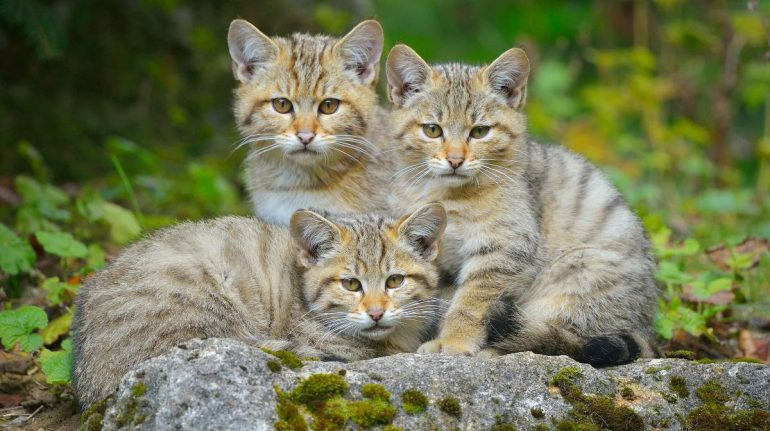
#> input picture 2/images/cats.png, 770 x 431 px
$ jupyter execute 'Práctica2.ipynb'
#> lines starting #> are read from the running program, lines starting #| are printed output that depends on the picture
[cell 1]
# Transformaciones geométricas 2D
import cv2 as cv
import numpy as np

image = cv.imread('images/cats.png')
#> image is the input picture: shape (431, 770, 3); mean B, G, R 85.6, 120, 115.6
size = (image.shape[1], image.shape[0])
#> size = (770, 431)

cv.imshow('Original', image)

# traslación
tx,ty = 100.0, -50.0

T_homogenea = np.float32([[1,0,tx],
                          [0,1,ty],
                          [0,0,1]])

T_afin = T_homogenea[:2, :]

imageT = cv.warpAffine(image, T_afin, size)
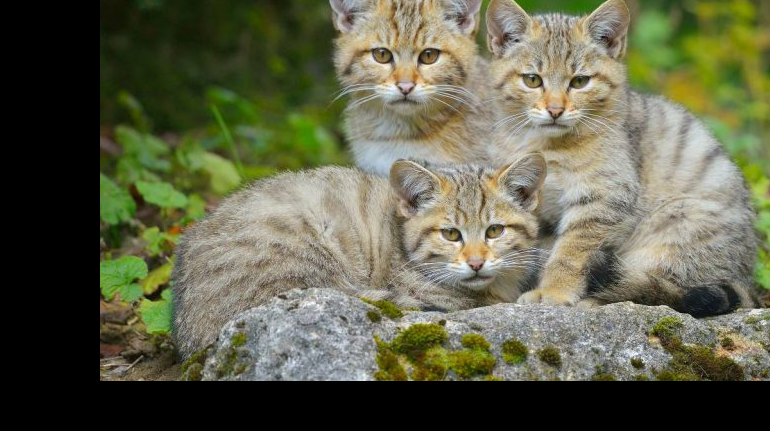
#> imageT: shape (431, 770, 3); mean B, G, R 74.7, 98.2, 96.8

cv.imshow('Traslacion', imageT)

cv.waitKey(0)
cv.destroyAllWindows()

while True:
    key = cv.waitKey(1) & 0xFF
#> (key q is pressed here)
    if key == 27 or key == ord('q'):
        break

# Cierre robusto
cv.destroyWindow('Imagen')
cv.destroyWindow('Info')
cv.waitKey(1)


$ run again, with 2/images/Catedral.png copied over 2/images/cats.png
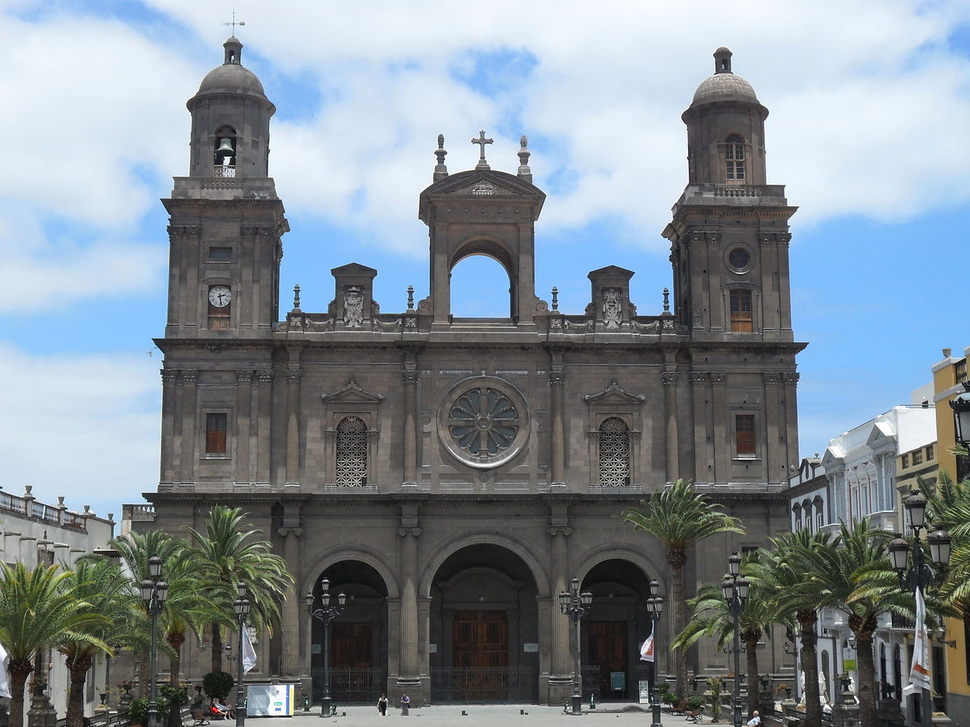
#> input picture 2/images/Catedral.png, 970 x 727 px, shrunk from 1280 x 960 before the run
#> image is the input picture: shape (727, 970, 3); mean B, G, R 146.4, 138.4, 127.6
#> `imageT = cv.warpAffine(image, T_afin, size)`:
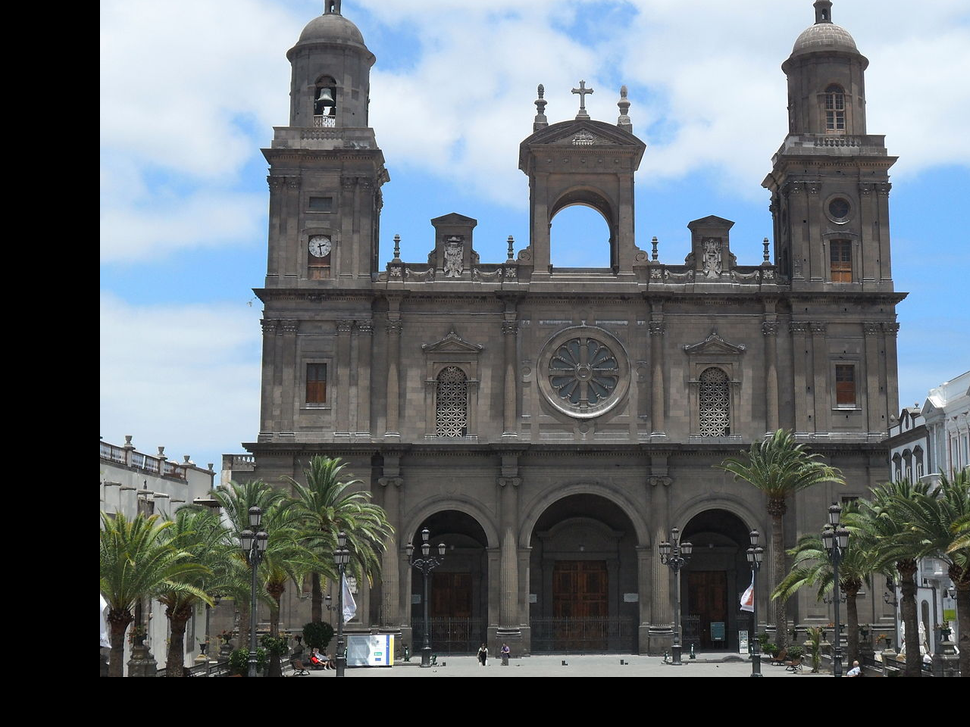
#> imageT: shape (727, 970, 3); mean B, G, R 113.4, 107.8, 100
